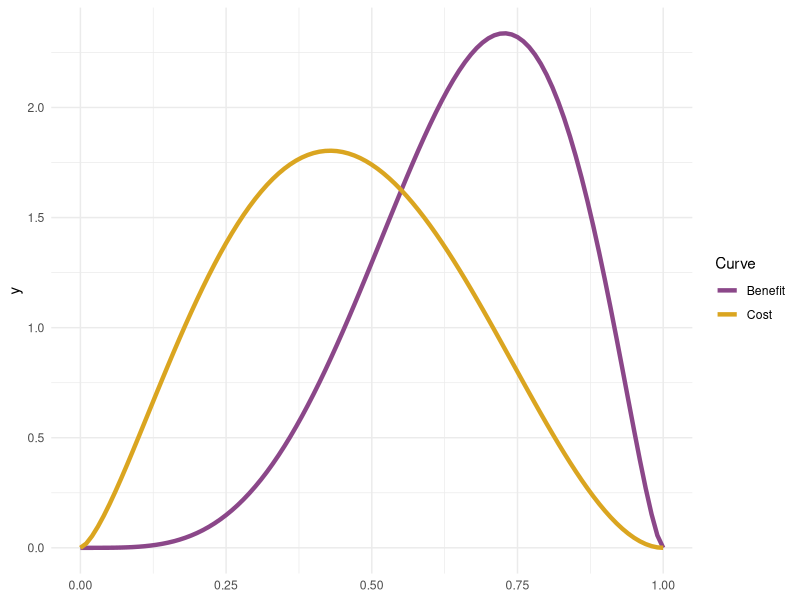
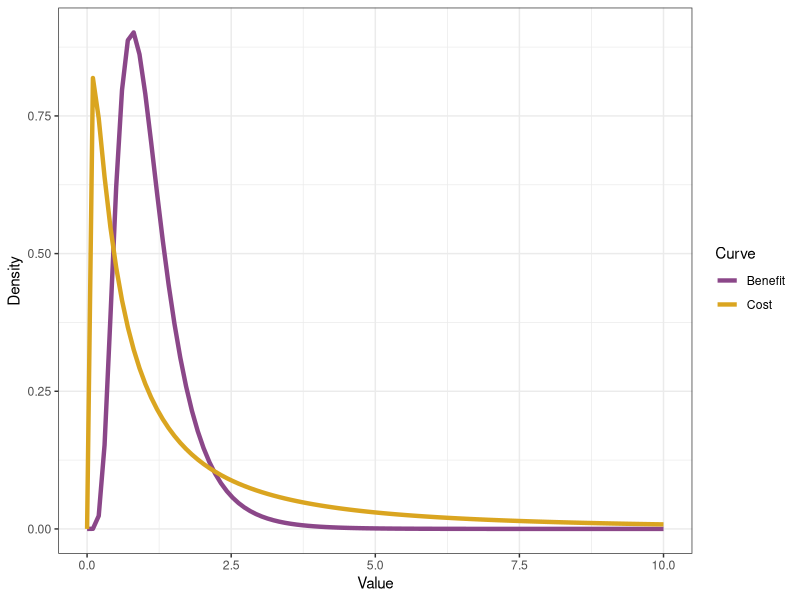
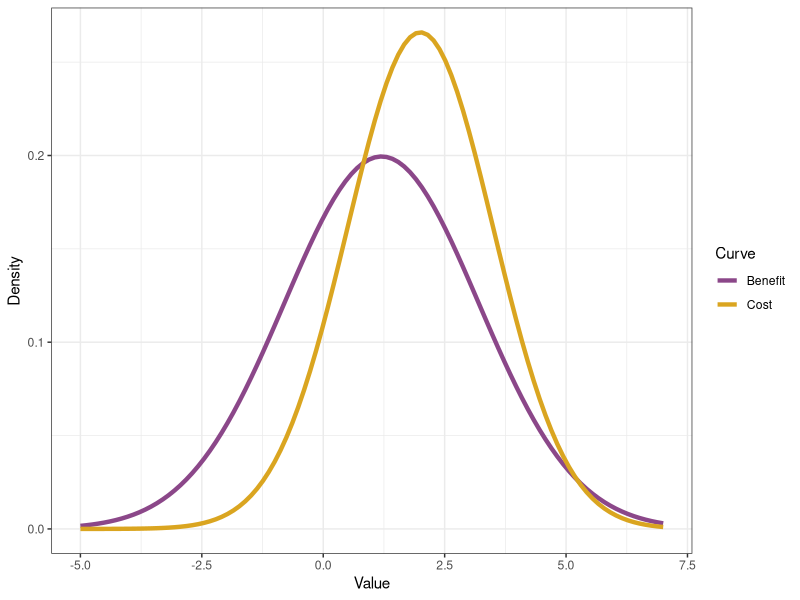
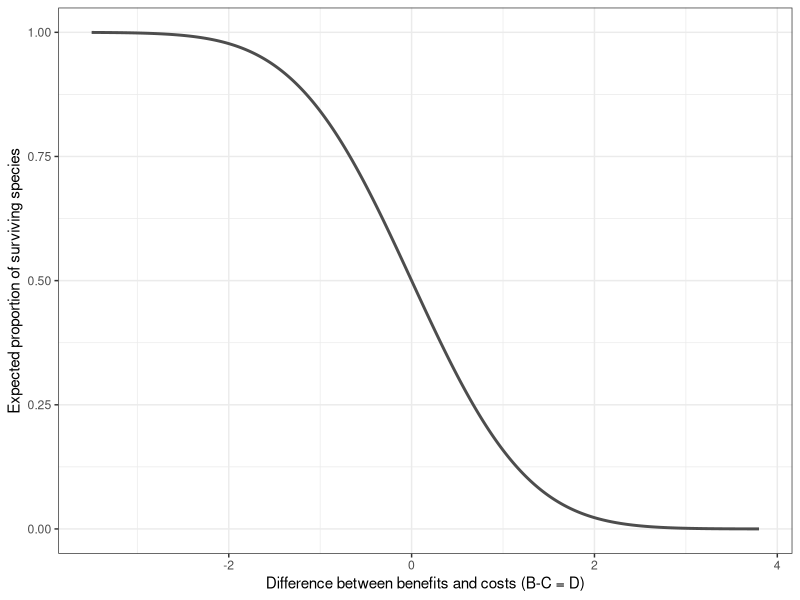

The R source for these figures, in order:
## ---- chunk 1
knitr::opts_chunk$set(echo = TRUE)
library(ggplot2)
library(tidyverse)
## ---- chunk 2
  ggplot() +
  stat_function(fun = dbeta, args = list(shape1 = 5, shape2 = 2.5), aes(color = "Benefit"), lwd=1.5) +
  stat_function(fun = dbeta, args = list(shape1 = 2.5, shape2 = 3), aes(color = "Cost"), lwd=1.5) +
  scale_color_manual("Curve", values = c("Benefit" = "orchid4", "Cost" = "goldenrod")) +
  theme_minimal()
## ---- chunk 3
# Plotting the lognormal curve  
# Sequence of x values
x <- seq(0, 10, length.out = 100)
  
# Values for each curve
dbenefit <- dlnorm(x, mean = 0, sd = 0.5)
dcost <- dlnorm(x, mean = 0, sd = 1.5)

# Create a data frame
toplot<- data.frame(x = rep(x, 2),
                    y = c(dbenefit, dcost),
                    group = factor(rep(c("Benefit", "Cost"), each = length(x))))

# Plot the curves
ggplot(toplot, aes(x = x, y = y, color = group)) +
  geom_line(lwd =1.5) +
  scale_color_manual(values = c("Benefit" = "orchid4", "Cost" = "goldenrod")) +
  labs(x = "Value",
       y = "Density",
       color = "Curve") +
  theme_bw()  

## ---- chunk 4
# Define the means and standard deviations for costs and benefits
mean_benefit <- 1.2
sd_benefit <- 2
mean_cost <- 2
sd_cost <- 1.5

# Sequence of x values
x <- seq(-5, 7, length.out = 100)

# Values for each curve
dbenefit <- dnorm(x, mean = mean_benefit, sd = sd_benefit)
dcost <- dnorm(x, mean = mean_cost, sd = sd_cost)

# Create a data frame
toplot<- data.frame(x = rep(x, 2),
                  y = c(dbenefit, dcost),
                  group = factor(rep(c("Benefit", "Cost"), each = length(x))))

# Plot the curves
ggplot(toplot, aes(x = x, y = y, color = group)) +
  geom_line(lwd =1.5) +
  scale_color_manual(values = c("Benefit" = "orchid4", "Cost" = "goldenrod")) +
  labs(x = "Value",
       y = "Density",
       color = "Curve") +
  theme_bw()
## ---- chunk 5
# Creating the data with values for the difference and estimating prob of persistence
diff_probs <- tibble(diff_values = seq(-3.5,3.8, by = 0.01))
diff_probs <- diff_probs %>% mutate(probs = pnorm(0, mean=diff_values))

ggplot(diff_probs, aes(x = diff_values, y=probs)) +
  geom_line(lwd =1, color = "gray30") +
  labs(x = "Difference between benefits and costs (B-C = D)",
       y = "Expected proportion of surviving species") +
  theme_bw()

